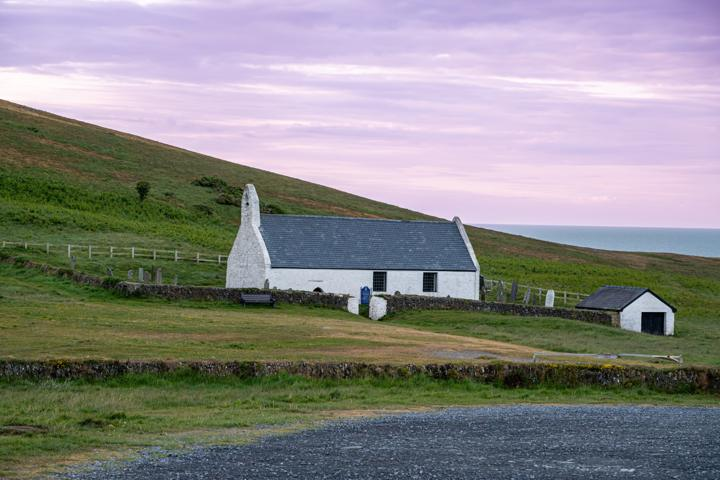
#> input picture site/assets/photos/chapel.jpg, 720 x 480 px
$ python -i embed.py   (imports and definitions only)
#> lines starting #> are read from the running program, lines starting #| are printed output that depends on the picture
#!/usr/bin/env python3
"""Embed the cached previews with the SHIPPED frozen DINOv2 ViT-S/14 (Apache-2.0, fp16 ONNX) through onnxruntime-web (the app's own runtime, via node), as the editor
does it (src/core/visualSimilarity.ts): shorter side to 256, centre 224 crop, ImageNet mean/std, 384-d output.
Writes embeddings.npz next to sample.jsonl (outside Git). Usage: embed.py [--model path/to/dinov2-small-fp16.onnx]
"""
import argparse, hashlib, json, os, subprocess
import numpy as np
from PIL import Image

OUT = os.path.expanduser('~/code/kestrel-test-photos/species-own')
MODEL = os.path.expanduser('~/code/kestrel/public/models/dinov2-small-fp16.onnx')
EXPECT_SHA = '31194260449c7916c6e08b87bb44b7a36950d7eab0dffc41ae1bdff33c950bc8'


def prep(path):
    """Shorter side to 256, centre 224 (embeddingCrop in visualSimilarity.ts). Returns 224x224x3 uint8."""
#> called with path = '../../site/assets/photos/chapel.jpg'
    im = Image.open(path).convert('RGB')
#> im is the input picture: PIL image 720x480 RGB; mean R, G, B 137.1, 135.5, 134.5
    w, h = im.size
#> w = 720; h = 480
    size = round(min(w, h) * 224 / 256)
#> size = 420
    x, y = round((w - size) / 2), round((h - size) / 2)
#> x = 150; y = 30
    return np.asarray(im.crop((x, y, x + size, y + size)).resize((224, 224), Image.LANCZOS), np.uint8)
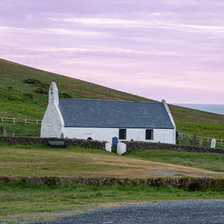
#> returned value: shape (224, 224, 3); mean of channels 0, 1, 2 143.6, 140.9, 139.2; drawn as R, G, B


def main():
    ap = argparse.ArgumentParser()
    ap.add_argument('--model', default=MODEL)
    a = ap.parse_args()
    sha = hashlib.sha256(open(a.model, 'rb').read()).hexdigest()
    assert sha == EXPECT_SHA, f'unexpected model file {sha}'
    rows = [json.loads(l) for l in open(os.path.join(OUT, 'sample.jsonl'))]
    keep, crops = [], []
    for r in rows:
        p = os.path.join(OUT, 'previews', r['id'] + '.jpg')
        if r['ok'] and os.path.exists(p):
            crops.append(prep(p)); keep.append(r['id'])
    cp, op = os.path.join(OUT, 'crops.u8'), os.path.join(OUT, 'emb.f32')
    np.stack(crops).tofile(cp)
    here = os.path.dirname(os.path.abspath(__file__))
    subprocess.run(['node', os.path.join(here, 'embed_run.mjs'), a.model, cp, str(len(keep)), op], check=True)
    x = np.fromfile(op, np.float32).reshape(len(keep), 384)
    assert np.isfinite(x).all(), 'non-finite embeddings'
    os.remove(cp); os.remove(op)
    np.savez(os.path.join(OUT, 'embeddings.npz'), ids=np.array(keep), x=x, model_sha=sha)
    print(len(keep), 'embeddings')


# [2 lines not run here, left out]

>>> result = prep('../../site/assets/photos/chapel.jpg')

$ run again, on site/assets/photos/hawk-low-level.jpg
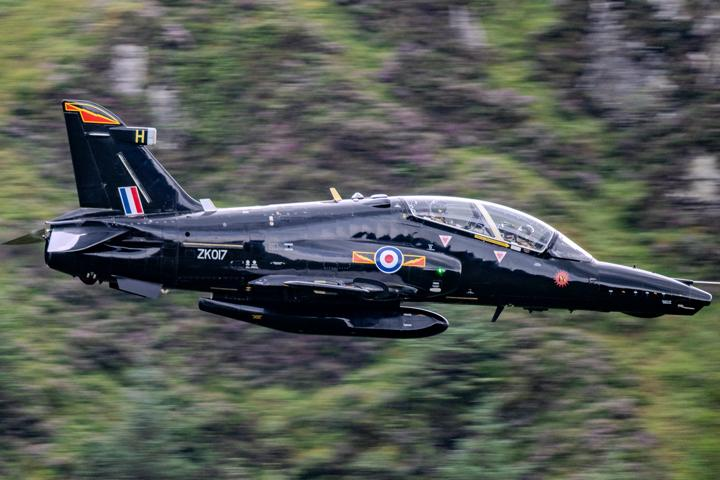
#> input picture site/assets/photos/hawk-low-level.jpg, 720 x 480 px
#> in prep, im is the input picture: PIL image 720x480 RGB; mean R, G, B 84.6, 89.7, 84.1
#> in prep, `return np.asarray(im.crop((x, y, x + size, y + size)).resize((224, 224..`:
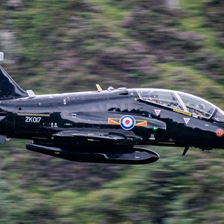
#> returned value: shape (224, 224, 3); mean of channels 0, 1, 2 82.1, 87.1, 86.3; drawn as R, G, B
